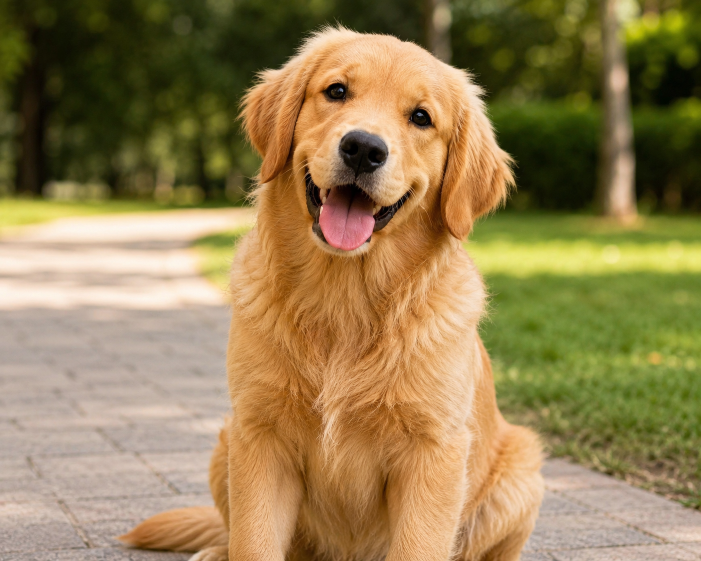
#> input picture source/_posts/2026/06/2026-06-02/sample.png, 1402 x 1122 px (shown at 1/2 size)
$ python generate_filter_visuals.py   (older library calls are emulated)
#> lines starting #> are read from the running program, lines starting #| are printed output that depends on the picture
#> in main, img_bgr is the input picture: shape (1122, 1402, 3); mean B, G, R 82.6, 128, 149.5
import os
from pathlib import Path

import cv2
import matplotlib.pyplot as plt
import numpy as np


SCRIPT_DIR = Path(__file__).resolve().parent
ROOT_DIR = SCRIPT_DIR.parent
SOURCE_IMAGE = ROOT_DIR / "2026-06-02" / "sample.png"


def ensure_source_image() -> Path:
    if SOURCE_IMAGE.exists():
        return SOURCE_IMAGE

    synthetic = np.zeros((320, 320, 3), dtype=np.uint8)
    for i in range(320):
        synthetic[i, :, :] = (40 + i // 3, 80 + i // 4, 140)
    cv2.circle(synthetic, (95, 110), 45, (0, 255, 255), -1)
    cv2.rectangle(synthetic, (185, 60), (285, 150), (255, 80, 80), -1)
    cv2.line(synthetic, (30, 270), (290, 240), (255, 255, 255), 3)
    cv2.putText(
        synthetic,
        "CV",
        (115, 265),
        cv2.FONT_HERSHEY_SIMPLEX,
        1.7,
        (20, 20, 20),
        4,
        cv2.LINE_AA,
    )
    fallback = SCRIPT_DIR / "sample_generated.png"
    cv2.imwrite(str(fallback), synthetic)
    return fallback


def add_gaussian_noise(img: np.ndarray, sigma: float = 18.0) -> np.ndarray:
#> called with sigma = 16
    noise = np.random.normal(0, sigma, img.shape).astype(np.float32)
    noisy = img.astype(np.float32) + noise
    return np.clip(noisy, 0, 255).astype(np.uint8)


def add_salt_pepper_noise(img: np.ndarray, ratio: float = 0.02) -> np.ndarray:
#> called with ratio = 0.015
    noisy = img.copy()
    h, w = noisy.shape[:2]
#> h = 1122; w = 1402
    total = int(h * w * ratio)
#> total = 23595
    ys = np.random.randint(0, h, total)
    xs = np.random.randint(0, w, total)
    half = total // 2
#> half = 11797
    noisy[ys[:half], xs[:half]] = 255
    noisy[ys[half:], xs[half:]] = 0
    return noisy


def save_four_panel(title: str, images: list[tuple[str, np.ndarray]], save_path: Path) -> None:
    plt.figure(figsize=(14, 8))
    plt.suptitle(title, fontsize=16)

    for idx, (name, img) in enumerate(images, start=1):
        plt.subplot(2, 2, idx)
        if img.ndim == 2:
            plt.imshow(img, cmap="gray")
        else:
            plt.imshow(cv2.cvtColor(img, cv2.COLOR_BGR2RGB))
        plt.title(name)
        plt.axis("off")

    plt.tight_layout()
    plt.savefig(save_path, bbox_inches="tight", dpi=180)
    plt.close()


def save_five_panel(title: str, images: list[tuple[str, np.ndarray]], save_path: Path) -> None:
    plt.figure(figsize=(18, 4.8))
    plt.suptitle(title, fontsize=16)

    for idx, (name, img) in enumerate(images, start=1):
        plt.subplot(1, 5, idx)
        if img.ndim == 2:
            plt.imshow(img, cmap="gray")
        else:
            plt.imshow(cv2.cvtColor(img, cv2.COLOR_BGR2RGB))
        plt.title(name)
        plt.axis("off")

    plt.tight_layout()
    plt.savefig(save_path, bbox_inches="tight", dpi=180)
    plt.close()


def normalize_to_uint8(img: np.ndarray) -> np.ndarray:
    normalized = cv2.normalize(img, None, 0, 255, cv2.NORM_MINMAX)
    return normalized.astype(np.uint8)


def non_maximum_suppression(grad_mag: np.ndarray, grad_dir: np.ndarray) -> np.ndarray:
    h, w = grad_mag.shape
    output = np.zeros((h, w), dtype=np.float32)
    angle = np.rad2deg(grad_dir) % 180

    for y in range(1, h - 1):
        for x in range(1, w - 1):
            q = 0.0
            r = 0.0
            a = angle[y, x]

            if (0 <= a < 22.5) or (157.5 <= a <= 180):
                q = grad_mag[y, x + 1]
                r = grad_mag[y, x - 1]
            elif 22.5 <= a < 67.5:
                q = grad_mag[y + 1, x - 1]
                r = grad_mag[y - 1, x + 1]
            elif 67.5 <= a < 112.5:
                q = grad_mag[y + 1, x]
                r = grad_mag[y - 1, x]
            elif 112.5 <= a < 157.5:
                q = grad_mag[y - 1, x - 1]
                r = grad_mag[y + 1, x + 1]

            if grad_mag[y, x] >= q and grad_mag[y, x] >= r:
                output[y, x] = grad_mag[y, x]

    return output


def generate_smoothing_comparison(img_bgr: np.ndarray) -> None:
    noisy = add_gaussian_noise(img_bgr, sigma=16.0)
    noisy = add_salt_pepper_noise(noisy, ratio=0.015)

    mean = cv2.blur(noisy, (5, 5))
    gaussian = cv2.GaussianBlur(noisy, (5, 5), 1.0)
    median = cv2.medianBlur(noisy, 5)

    save_four_panel(
        "Smoothing Filter Comparison",
        [
            ("Noisy Image", noisy),
            ("Mean Blur", mean),
            ("Gaussian Blur", gaussian),
            ("Median Blur", median),
        ],
        SCRIPT_DIR / "filter_smoothing_comparison.png",
    )
#> in save_four_panel, `plt.savefig(save_path, bbox_inches="tight", dpi=180)`:
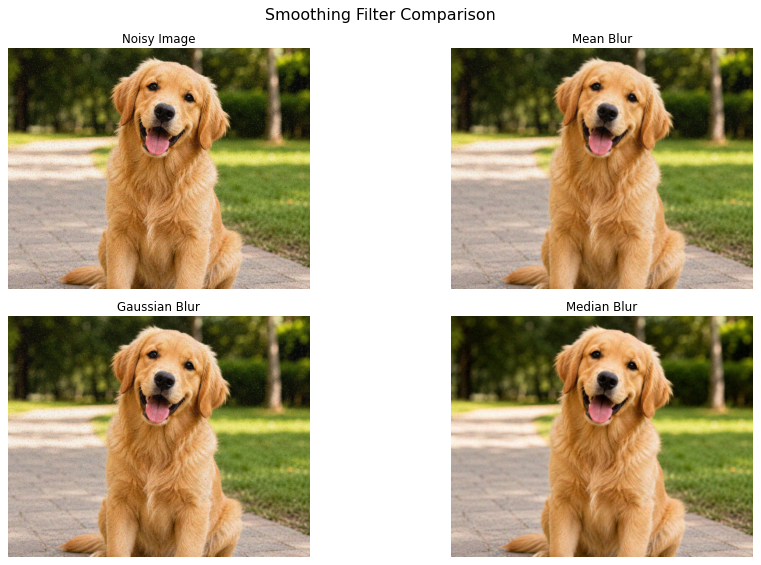
#> figure drawn by matplotlib, 4 panels


def generate_sobel_visualization(img_bgr: np.ndarray) -> None:
    gray = cv2.cvtColor(img_bgr, cv2.COLOR_BGR2GRAY)
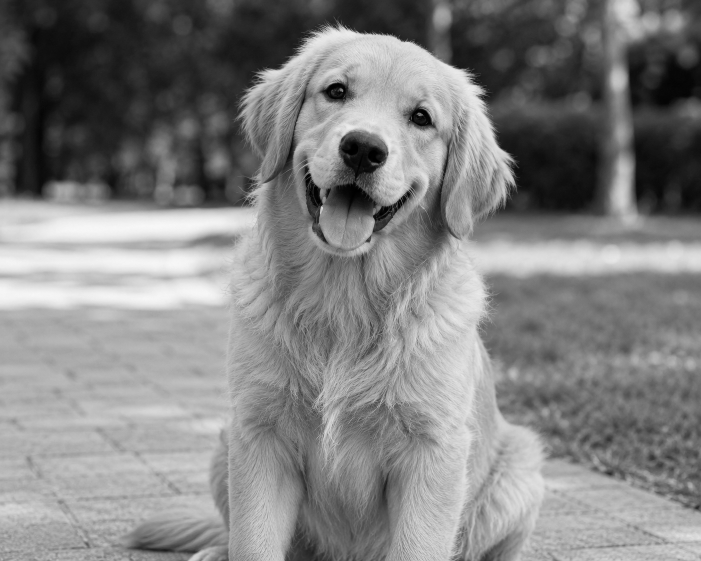
#> gray: shape (1122, 1402) (shown at 1/2 size); min 0, max 248, mean 129.2
    blur = cv2.GaussianBlur(gray, (3, 3), 0.8)

    grad_x = cv2.Sobel(blur, cv2.CV_32F, 1, 0, ksize=3)
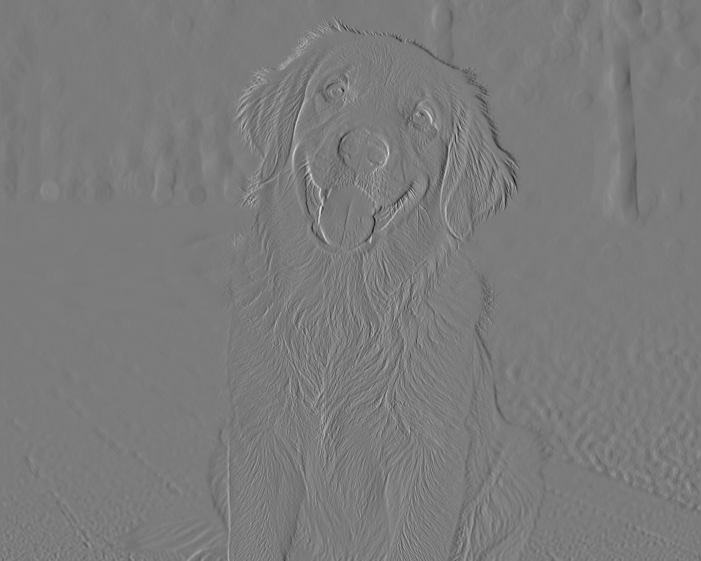
#> grad_x: shape (1122, 1402) float32 (shown at 1/2 size); min -432, max 459, mean -0.3; drawn with min black and max white
    grad_y = cv2.Sobel(blur, cv2.CV_32F, 0, 1, ksize=3)
    grad_mag = cv2.magnitude(grad_x, grad_y)

    save_four_panel(
        "Sobel and Gradient Visualization",
        [
            ("Original Gray", gray),
            ("Gradient X", normalize_to_uint8(np.abs(grad_x))),
            ("Gradient Y", normalize_to_uint8(np.abs(grad_y))),
            ("Gradient Magnitude", normalize_to_uint8(grad_mag)),
        ],
        SCRIPT_DIR / "sobel_gradient_visualization.png",
    )
#> in normalize_to_uint8 (call 2), `normalized = cv2.normalize(img, None, 0, 255, cv2.NORM_MINMAX)`:
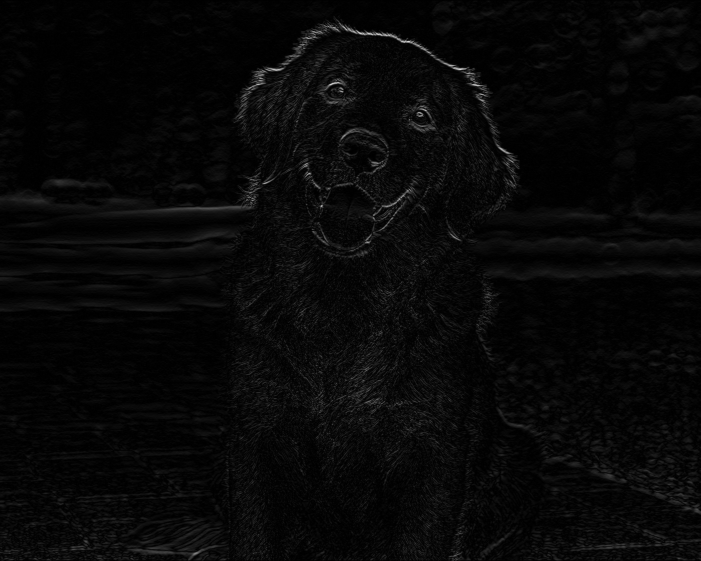
#> normalized: shape (1122, 1402) float32 (shown at 1/2 size); min 0, max 255, mean 8.1
#> the loop in save_four_panel (call 2), `for idx, (name, img) in enumerate(images, start=1):` made 4 passes
#> name on passes 1 to 4: 'Original Gray', 'Gradient X', 'Gradient Y', 'Gradient Magnitude'


def generate_canny_pipeline(img_bgr: np.ndarray) -> None:
    gray = cv2.cvtColor(img_bgr, cv2.COLOR_BGR2GRAY)
    blur = cv2.GaussianBlur(gray, (5, 5), 1.2)

    grad_x = cv2.Sobel(blur, cv2.CV_32F, 1, 0, ksize=3)
    grad_y = cv2.Sobel(blur, cv2.CV_32F, 0, 1, ksize=3)
    grad_mag = cv2.magnitude(grad_x, grad_y)
    grad_dir = cv2.phase(grad_x, grad_y, angleInDegrees=False)
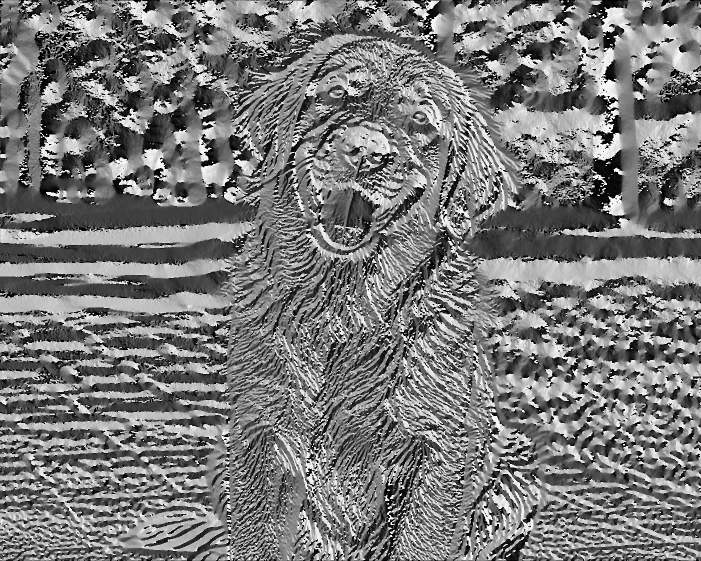
#> grad_dir: shape (1122, 1402) float32 (shown at 1/2 size); min 0, max 6.28, mean 2.99; drawn with min black and max white
    nms = non_maximum_suppression(grad_mag, grad_dir)
#> in non_maximum_suppression, `angle = np.rad2deg(grad_dir) % 180`:
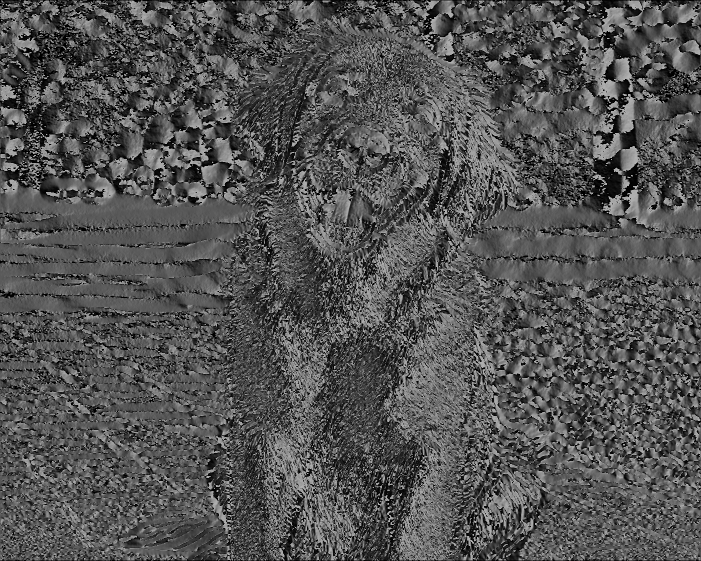
#> angle: shape (1122, 1402) float32 (shown at 1/2 size); min 0, max 179.8, mean 83.6
    edges = cv2.Canny(gray, 80, 160)
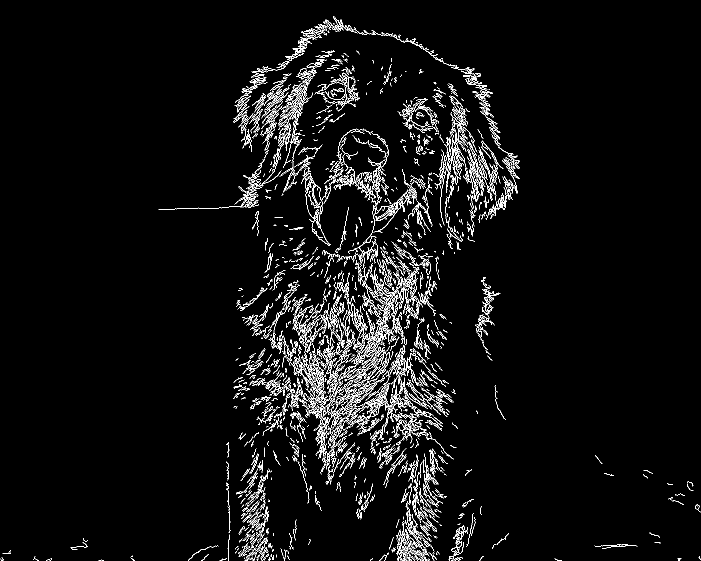
#> edges: shape (1122, 1402) (shown at 1/2 size); 4.1% white in thin lines or dots

    save_five_panel(
        "Canny Pipeline Visualization",
        [
            ("Original Gray", gray),
            ("Gaussian Blur", blur),
            ("Gradient Magnitude", normalize_to_uint8(grad_mag)),
            ("After NMS", normalize_to_uint8(nms)),
            ("Final Canny", edges),
        ],
        SCRIPT_DIR / "canny_pipeline_visualization.png",
    )
#> the loop in save_five_panel, `for idx, (name, img) in enumerate(images, start=1):` made 5 passes


def main() -> None:
    np.random.seed(42)
    source_path = ensure_source_image()
    img_bgr = cv2.imread(str(source_path))
    if img_bgr is None:
        raise RuntimeError(f"Failed to read image: {source_path}")

    generate_smoothing_comparison(img_bgr)
    generate_sobel_visualization(img_bgr)
    generate_canny_pipeline(img_bgr)
    print("Generated filter_smoothing_comparison.png")
    print("Generated sobel_gradient_visualization.png")
    print("Generated canny_pipeline_visualization.png")


if __name__ == "__main__":
    main()
